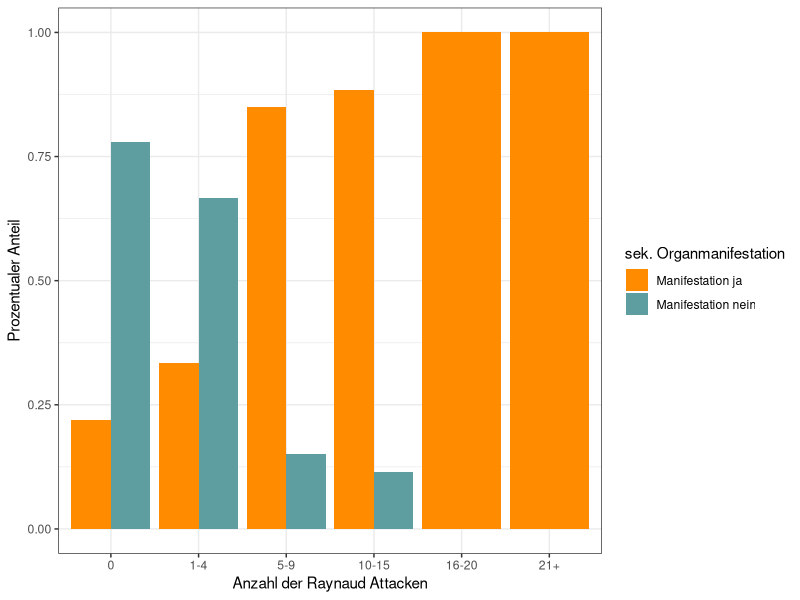
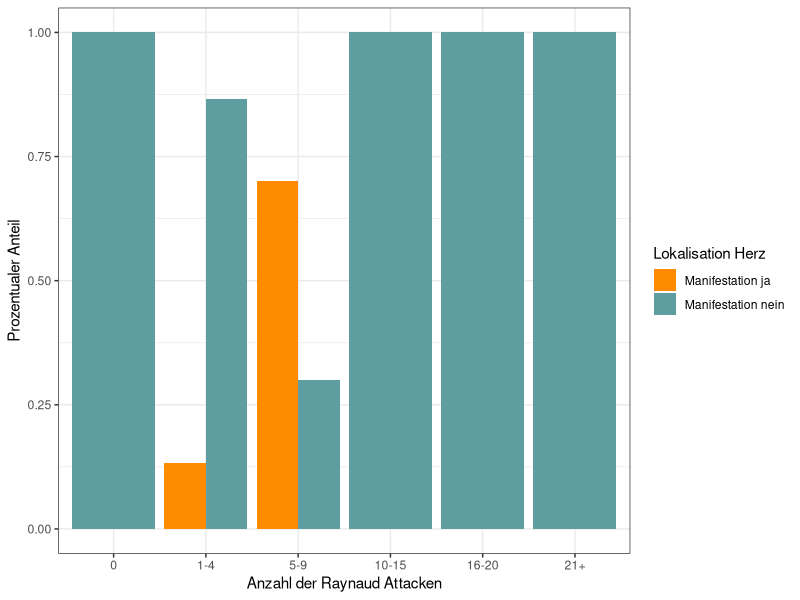
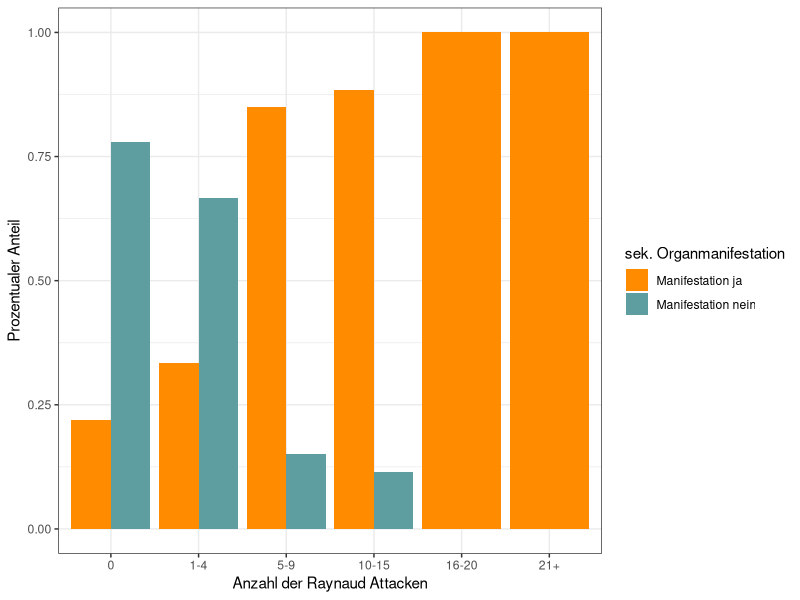
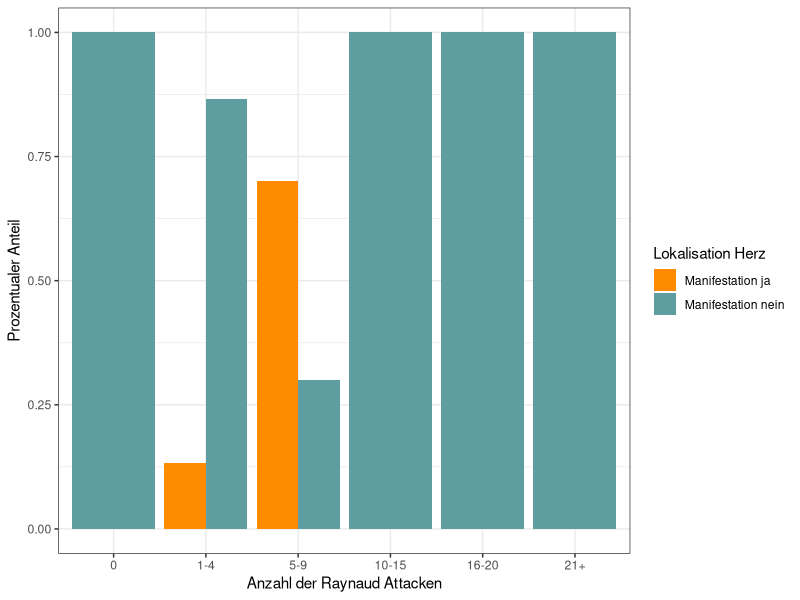

Write the R code that produced these figures, in order. (Note: this script raises an error after producing the figures.)
## ---- chunk 1
knitr::opts_chunk$set(echo = TRUE)
## ---- chunk 2
library(dplyr)
library(tidyverse)
library(patchwork)
## ---- chunk 3
Daten <- read.csv("Daten.csv")
## ---- chunk 4

 
kategorisiere_attacken_neu <- function(Anzahl.Raynaud.Attacken) {
  ifelse(Anzahl.Raynaud.Attacken == "0", "0",
    ifelse(Anzahl.Raynaud.Attacken == "<5", "1-4",
      ifelse(Anzahl.Raynaud.Attacken == "<10", "5-9",
        ifelse(Anzahl.Raynaud.Attacken == ">10", "10-15",
          ifelse(Anzahl.Raynaud.Attacken == ">15", "16-20",
            ifelse(Anzahl.Raynaud.Attacken == ">20", "21+", NA))))))

}
  
  
Daten$Anzahl.Raynaud.Attacken <- sapply(Daten$Anzahl.Raynaud.Attacken, kategorisiere_attacken_neu)

## ---- chunk 5
#sek plot


#erstmal nach sek. Organmanifestation trennen



#Den Graphen plotten
Daten$sek..Organmanifestation <- factor(Daten$sek..Organmanifestation, levels = c("0", "1"),labels = c("Manifestation ja", "Manifestation nein"))


Farben_Risiko <- c("Manifestation ja" = "darkorange", "Manifestation nein" = "cadetblue")

sek2_plot <- Daten %>%
  group_by(Anzahl.Raynaud.Attacken, sek..Organmanifestation) %>%
  summarise(anzahl = n()) %>%
  mutate(rel_haeufigkeit = anzahl / sum(anzahl)) %>%na.omit() %>%
  ggplot(aes(x = factor(Anzahl.Raynaud.Attacken, levels = c("0", "1-4", "5-9", "10-15","16-20","21+")), y = rel_haeufigkeit, fill = sek..Organmanifestation)) +
  geom_bar(stat = "identity", position = position_dodge()) +
  labs(x = "Anzahl der Raynaud Attacken", y = "Prozentualer Anteil") +
  theme_bw() + scale_fill_manual(values = Farben_Risiko, name = "sek. Organmanifestation")


ggsave("sek2.pdf", sek2_plot,  width = 20, height = 20, units = "cm")
sek2_plot

## ---- chunk 6
#Herz Lokalisation



Daten$Lok_Herz <- factor(Daten$Lok_Herz, levels = c("0", "1"),labels = c("Manifestation ja", "Manifestation nein"))


Farben_Risiko <- c("Manifestation ja" = "darkorange", "Manifestation nein" = "cadetblue")

herz2_plot <- Daten %>%
  group_by(Anzahl.Raynaud.Attacken, Lok_Herz) %>%
  summarise(anzahl = n()) %>%
  mutate(rel_haeufigkeit = anzahl / sum(anzahl)) %>%na.omit() %>%
  ggplot(aes(x = factor(Anzahl.Raynaud.Attacken, levels = c("0", "1-4", "5-9", "10-15","16-20","21+")), y = rel_haeufigkeit, fill = Lok_Herz)) +
  geom_bar(stat = "identity", position = position_dodge()) +
  labs(x = "Anzahl der Raynaud Attacken", y = "Prozentualer Anteil") +
  theme_bw() + scale_fill_manual(values = Farben_Risiko, name = "Lokalisation Herz")



ggsave("herz2.pdf", herz2_plot,  width = 20, height = 20, units = "cm")
herz2_plot

## ---- chunk 7
# Lungenplot


Daten$Lok_Lunge <- factor(Daten$Lok_Lunge, levels = c("0", "1"),labels = c("Manifestation ja", "Manifestation nein"))


Farben_Risiko <- c("Manifestation ja" = "darkorange", "Manifestation nein" = "cadetblue")

lunge2_plot <- Daten %>%
  group_by(Anzahl.Raynaud.Attacken, Lok_Lunge) %>%
  summarise(anzahl = n()) %>%
  mutate(rel_haeufigkeit = anzahl / sum(anzahl)) %>%na.omit() %>%
  ggplot(aes(x = factor(Anzahl.Raynaud.Attacken, levels = c("0", "1-4", "5-9", "10-15","16-20","21+")), y = rel_haeufigkeit, fill = Lok_Lunge)) +
  geom_bar(stat = "identity", position = position_dodge()) +
  labs(x = "Anzahl der Raynaud Attacken", y = "Prozentualer Anteil") +
  theme_bw() + scale_fill_manual(values = Farben_Risiko, name = "Lokalisation Lunge")


ggsave("lunge2.pdf", oesophagus2_plot,  width = 20, height = 20, units = "cm")

lunge2_plot
## ---- chunk 8
#Bewegungsapparat



Daten$Lok_Bewegungsapparat <- factor(Daten$Lok_Bewegungsapparat, levels = c("0", "1"),labels = c("Manifestation ja", "Manifestation nein"))


Farben_Risiko <- c("Manifestation ja" = "darkorange", "Manifestation nein" = "cadetblue")


bewegung2_plot <- Daten %>%
  group_by(Anzahl.Raynaud.Attacken, Lok_Bewegungsapparat) %>%
  summarise(anzahl = n()) %>%
  mutate(rel_haeufigkeit = anzahl / sum(anzahl)) %>%na.omit() %>%
  ggplot(aes(x = factor(Anzahl.Raynaud.Attacken, levels = c("0", "1-4", "5-9", "10-15","16-20","21+")), y = rel_haeufigkeit, fill = Lok_Bewegungsapparat)) +
  geom_bar(stat = "identity", position = position_dodge()) +
  labs(x = "Anzahl der Raynaud Attacken", y = "Prozentualer Anteil") +
  theme_bw() + scale_fill_manual(values = Farben_Risiko, name = "Lokalisation Bewegungsapparat")


ggsave("bewegung2.pdf", bewegung2_plot,  width = 20, height = 20, units = "cm")

bewegung2_plot
## ---- chunk 9
#ösophagus



Daten$Lok_Ösophagus <- factor(Daten$Lok_Ösophagus, levels = c("0", "1"),labels = c("Manifestation ja", "Manifestation nein"))


Farben_Risiko <- c("Manifestation ja" = "darkorange", "Manifestation nein" = "cadetblue")


oesophagus2_plot <- Daten %>%
  group_by(Anzahl.Raynaud.Attacken, Lok_Ösophagus) %>%
  summarise(anzahl = n()) %>%
  mutate(rel_haeufigkeit = anzahl / sum(anzahl)) %>%na.omit() %>%
  ggplot(aes(x = factor(Anzahl.Raynaud.Attacken, levels = c("0", "1-4", "5-9", "10-15","16-20","21+")), y = rel_haeufigkeit, fill = Lok_Ösophagus)) +
  geom_bar(stat = "identity", position = position_dodge()) +
  labs(x = "Anzahl der Raynaud Attacken", y = "Prozentualer Anteil") +
  theme_bw() + scale_fill_manual(values = Farben_Risiko, name = "Lokalisation Oesophagus")


ggsave("oesophagus2.pdf", oesophagus2_plot,  width = 20, height = 20, units = "cm")

oesophagus2_plot

## ---- chunk 10
#Niere Plot


Daten$Lok_Niere <- factor(Daten$Lok_Niere, levels = c("0", "1"),labels = c("Manifestation ja", "Manifestation nein"))


Farben_Risiko <- c("Manifestation ja" = "darkorange", "Manifestation nein" = "cadetblue")


niere2_plot <- Daten %>%
  group_by(Anzahl.Raynaud.Attacken, Lok_Niere) %>%
  summarise(anzahl = n()) %>%
  mutate(rel_haeufigkeit = anzahl / sum(anzahl)) %>%na.omit() %>%
  ggplot(aes(x = factor(Anzahl.Raynaud.Attacken, levels = c("0", "1-4", "5-9", "10-15","16-20","21+")), y = rel_haeufigkeit, fill = Lok_Niere)) +
  geom_bar(stat = "identity", position = position_dodge()) +
  labs(x = "Anzahl der Raynaud Attacken", y = "Prozentualer Anteil") +
  theme_bw() + scale_fill_manual(values = Farben_Risiko)


niere2_plot

## ---- chunk 11

#Leber Plot
Daten$Lok_Leber <- factor(Daten$Lok_Leber, levels = c("0", "1"),labels = c("Manifestation ja", "Manifestation nein"))


Farben_Risiko <- c("Manifestation ja" = "darkorange", "Manifestation nein" = "cadetblue")


leber2_plot <- Daten %>%
  group_by(Anzahl.Raynaud.Attacken, Lok_Leber) %>%
  summarise(anzahl = n()) %>%
  mutate(rel_haeufigkeit = anzahl / sum(anzahl)) %>%na.omit() %>%
  ggplot(aes(x = factor(Anzahl.Raynaud.Attacken, levels = c("0", "1-4", "5-9", "10-15","16-20","21+")), y = rel_haeufigkeit, fill = Lok_Leber)) +
  geom_bar(stat = "identity", position = position_dodge()) +
  labs(x = "Anzahl der Raynaud Attacken", y = "Prozentualer Anteil") +
  theme_bw() + scale_fill_manual(values = Farben_Risiko)


leber2_plot
## ---- chunk 12
herz_lunge_plot <- (lunge2_plot/herz2_plot)

herz_lunge_plot
## ---- chunk 13
oeso_bewegung_plot <-(oesophagus2_plot/bewegung2_plot)


oeso_bewegung_plot
